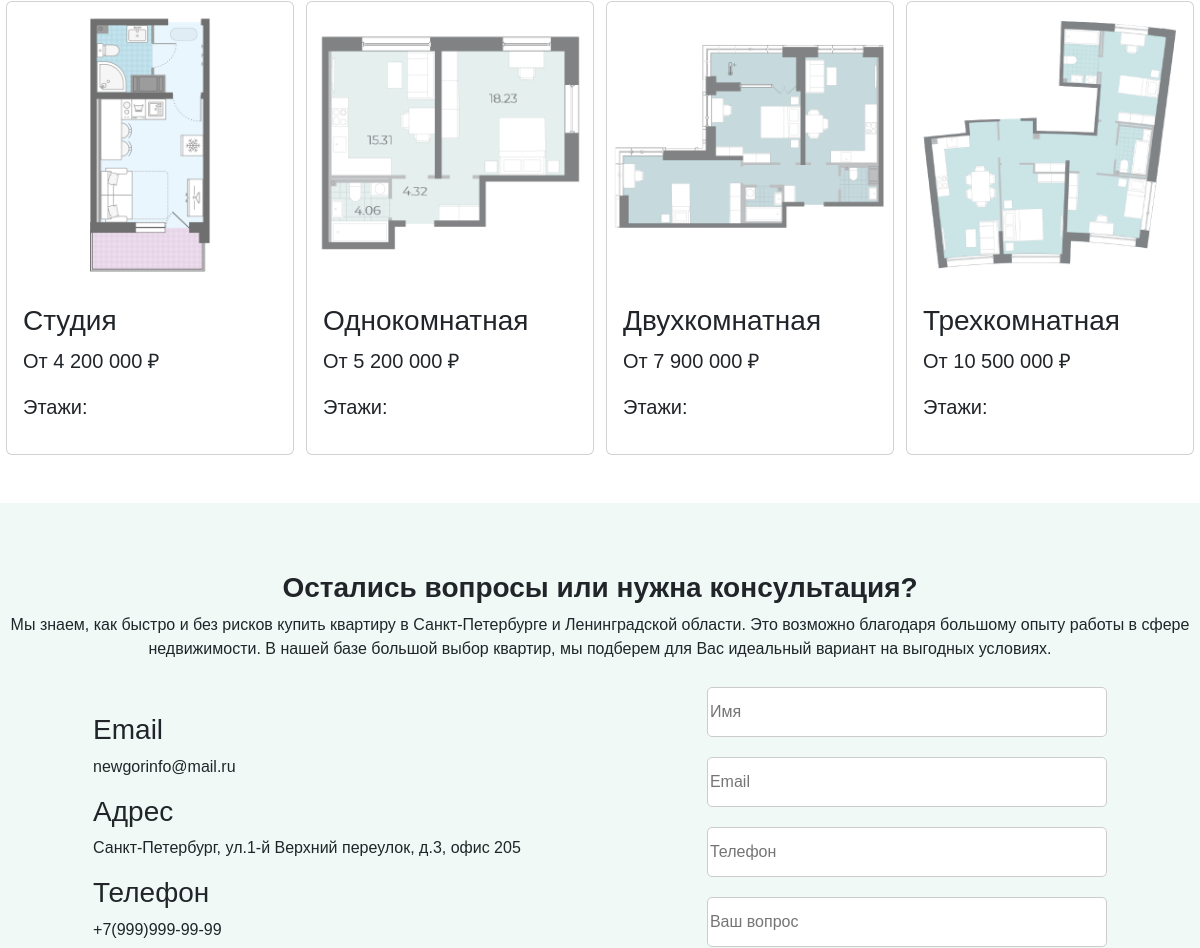
Page /sale/sale/4/ (middle part) on the earlier database version.
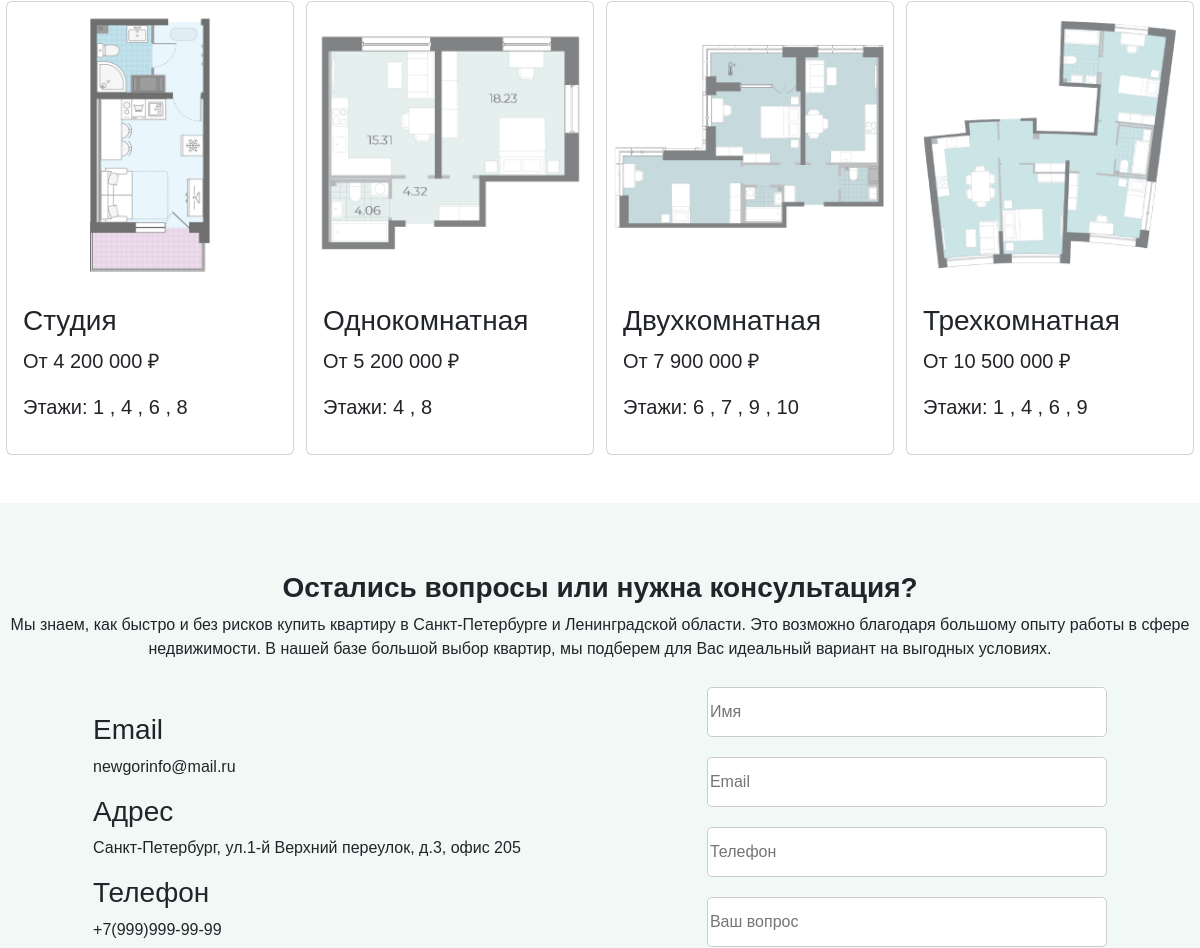
Same page on the later database version.
### flats_sale/models.py (models this page shows, shortened)
class Category(models.Model):
    name=models.CharField(max_length=128, verbose_name="Название")
    object_name=models.ForeignKey(Object, on_delete=models.CASCADE, verbose_name="Объект")
    price=models.PositiveIntegerField(verbose_name="Цена")
    img=models.ImageField(upload_to="%Y/%m/%d/", verbose_name="Изображение")
    floors = models.ManyToManyField(Floor)
    class Meta:
       verbose_name = 'Категория'
       verbose_name_plural = 'Категории'

class Floor(models.Model):
    number = models.IntegerField()

### flats_sale/views.py (the view)
# urls.py: path("sale/<int:pk>/", sale_id_view,  name="flat"),
def sale_id_view(request, pk):
    object_list = Object.objects.filter(pk=pk)
    category_list = Category.objects.filter(object_name=pk)
    pk = get_object_or_404(Flat, pk=pk)
    if request.method=="POST":
        form = CommentForm(request.POST, request.FILES)
        if form.is_valid():
            obj = Comment() #gets new object
            obj.author = form.cleaned_data['author']
            obj.email = form.cleaned_data['email']
            obj.phone = form.cleaned_data['phone']
            obj.text = form.cleaned_data['text']
            obj.save()
            messages.success(request, 'Ваша заявка отправлена')
            form = CommentForm()
    else:
        form = CommentForm()
    context = {"pk": pk, 'page': 'flats',  # 'comments_list':comments,
               'form': form, 'category_list': category_list,
               'object_list': object_list}
    return render(request, "flats_sale/flats_detail.html", context)

### comment/forms.py
class CommentForm(forms.Form):
    author = forms.CharField(widget=forms.TextInput(attrs={"class":"myfield", 'placeholder': 'Имя'}), label=_(u'Имя'))
    email=forms.CharField(widget=forms.TextInput(attrs={"class":"myfield", 'placeholder': 'Email'}))
    phone=forms.CharField(widget=forms.TextInput(attrs={"class":"myfield", 'placeholder': 'Телефон'}), label=_(u'Телефон'))
    text = forms.CharField(widget=forms.TextInput(attrs={"class":"myfield", 'placeholder': 'Ваш вопрос'}), label=_(u'Ваш вопрос'))
    class Meta:
        model = Comment
        exclude = ('date_of_create','published','post')

### flats_sale/models.py (called while the page is built)
    def __str__(self):
       return self.name

### flats_sale/templates/flats_sale/flats_detail.html (shortened to what this page needs)
{% extends "root.html" %}
{% load humanize %}
{% block content %}
{% for object in object_list %}
<div class="d-flex mt-4 flex-column align-items-center justify-content-center w-100" style="height: auto;">
<div class="d-flex flex-wrap w-100 justify-content-around mt-5">
{% for category in category_list.all %}
<div class="d-flex flex-row">
    <div class="content d-flex justify-content-evenly">
        <div class="card" style="width: 18rem;">
            <img src="{{ category.img.url }}" class="card-img-top" alt="...">
            <div class="card-body">
                <h3 class="card-text">{{ category.name }}</h3>
                <p class="fs-5">От {{ category.price|floatformat:0|intcomma }} ₽</p>
                <p class="fs-5">Этажи:
                {% for floor in category.floors.all %}
                    {{ floor.number }}
                    {% if not forloop.last %},{% endif %}
                {% endfor %}
                </p>
            </div>
        </div>
    </div>
</div>
{% endfor %}
</div>
{% endfor %}
</div>
<div class="d-flex mt-5 flex-column align-items-center justify-content-center w-100" style="background-color: #F0F9F6; height: 35rem;">
    <h3 class="text-center fw-bold">Остались вопросы или нужна консультация?</h3>
    <p class="text-center">Мы знаем, как быстро и без рисков купить квартиру в Санкт-Петербурге и Ленинградской области. Это возможно благодаря большому опыту работы в сфере недвижимости. В нашей базе большой выбор квартир, мы подберем для Вас идеальный вариант на выгодных условиях.</p>
<div class="d-flex justify-content-around w-100 align-items-center">
<div class="d-flex flex-column">
    <div class="d-flex flex-column align-items-start">
        <h3 class="text-center">Email</h3>
        <p>newgorinfo@mail.ru</p>
    </div>
     <div class="d-flex flex-column align-items-start">
         <h3 class="text-center">Адрес</h3>
         <p>Санкт-Петербург, ул.1-й Верхний переулок, д.3, офис 205</p>
     </div>
      <div class="d-flex flex-column align-items-start">
          <h3 class="text-center">Телефон</h3>
          <p>+7(999)999-99-99</p>
      </div>
</div>
<div class="d-flex flex-column">
<form method="POST" novalidate>
        {% for field in form %}
        <div class="form-group d-flex justify-content-between align-items-center" style="width: 25rem;">
            <div>{{field}}</div>
        </div>
        {% endfor %}
        </div>
    </div>
</div>
{% endblock %}

Differences in the rows shown:
added Floor: number "1", shown under Category "Студия"
added Floor: number "4", shown under Category "Студия"
added Floor: number "6", shown under Category "Студия"
added Floor: number "8", shown under Category "Студия"
added Floor: number "4", shown under Category "Однокомнатная"
added Floor: number "8", shown under Category "Однокомнатная"
added Floor: number "6", shown under Category "Двухкомнатная"
added Floor: number "7", shown under Category "Двухкомнатная"
added Floor: number "9", shown under Category "Двухкомнатная"
added Floor: number "10", shown under Category "Двухкомнатная"
added Floor: number "1", shown under Category "Трехкомнатная"
added Floor: number "4", shown under Category "Трехкомнатная"
added Floor: number "6", shown under Category "Трехкомнатная"
added Floor: number "9", shown under Category "Трехкомнатная"
